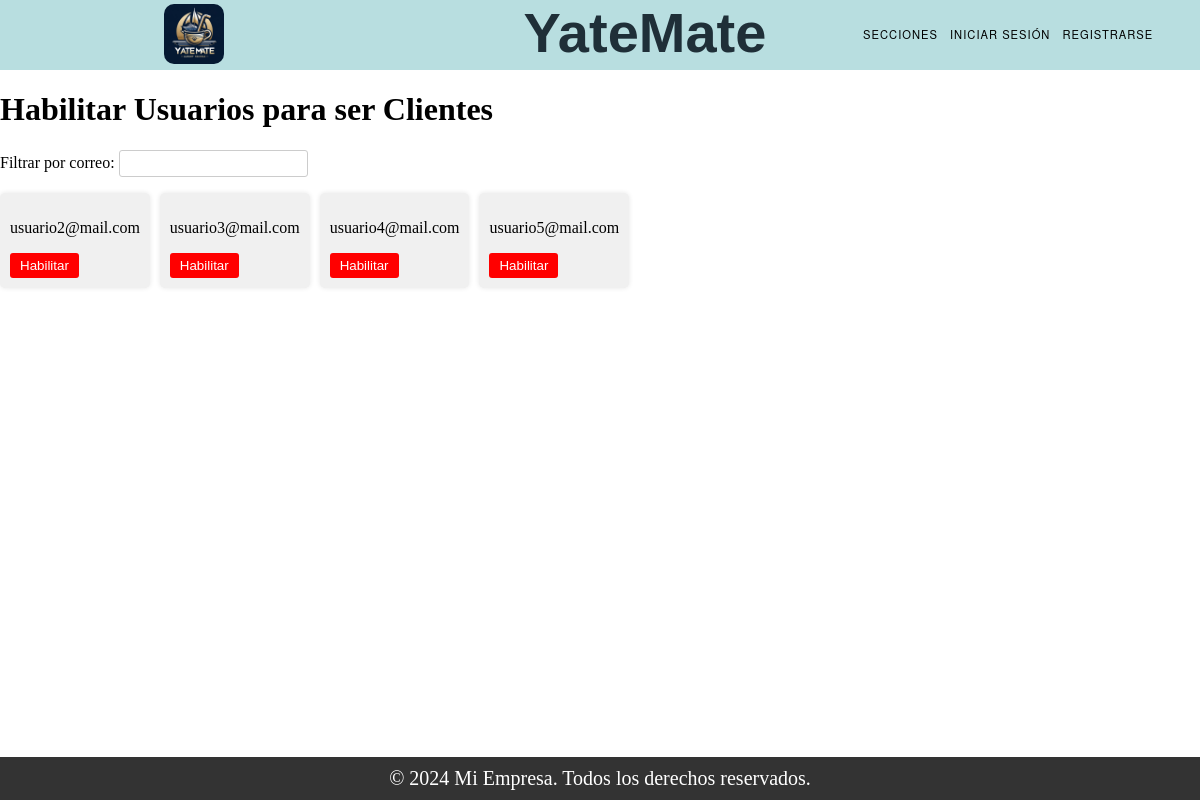
/enable_accounts/, run on the app's committed database.
### Register/models.py (models this page shows)
class User(models.Model):
    TIPOS = (
        ('Administrador', 'Administrador'),
        ('Usuario', 'Usuario'),
        ('Cliente', 'Cliente'),
    )
    mail = models.CharField(max_length=150, unique=True)  # Nombre de usuario (email).
    tipo = models.CharField(max_length=20, choices=TIPOS)
    password = models.CharField(max_length=128)  # Contraseña.
    nombre = models.CharField(max_length=255)
    apellido = models.CharField(max_length=255)
    dni = models.CharField(max_length=20)
    fecha_expiracion_dni = models.DateField()
    nacionalidad = models.CharField(max_length=100)
    genero = models.CharField(max_length=10)
    domicilio = models.CharField(max_length=255)
    fecha_nacimiento = models.DateField()
    cuil_cuit = models.CharField(max_length=20)

### Home/views.py (the view)
# urls.py: path('enable_accounts/',views.usuarios_inhabilitados,name='enable_accounts'),
def usuarios_inhabilitados(request):
    usuarios_inhabilitados = User.objects.filter(tipo='Usuario')
    context = {
        'usuarios_inhabilitados': usuarios_inhabilitados
    }
    return render(request, 'enable_accounts.html', context)

### Home/templates/enable_accounts.html (shortened to what this page needs)
{% extends "base.html" %}
{% load static %}
{% block content %}
<h1>Habilitar Usuarios para ser Clientes</h1>
<div class="filtro-container">
  <label for="filtro-mail">Filtrar por correo:</label>
  <input type="text" id="filtro-mail" class="filtro-input">
</div>
{% if usuarios_inhabilitados %}
  <div class="usuarios-container">
    {% for usuario in usuarios_inhabilitados %}
      <div class="usuario-bloque">
        <p>{{ usuario.mail }}</p>
        <form action="{% url 'habilitar_usuario' usuario.id %}" method="POST" style="display: inline;">
          <button type="submit" class="btn-habilitar">Habilitar</button>
        </form>
      </div>
    {% endfor %}
  </div>
{% else %}
  <p>No hay usuarios Registrados.</p>
{% endif %}
{% endblock %}

### static/css/styles.css (style rules this page uses)
body { margin: 0; padding: 0; }

### Home/templates/enable_accounts.html (style rules this page uses)
.usuarios-container { display: flex; flex-wrap: wrap; gap: 10px; }
.usuario-bloque { background-color: #f0f0f0; padding: 10px; border-radius: 5px; box-shadow: 0px 0px 5px rgba(0, 0, 0, 0.1); }
.btn-habilitar { background-color: red; color: white; border: none; padding: 5px 10px; border-radius: 3px; cursor: pointer; }
.filtro-container { margin-top: 20px; }
.filtro-input { padding: 5px; border-radius: 3px; border: 1px solid #ccc; }

### data on the page
User: mail "usuario2@mail.com"
User: mail "usuario3@mail.com"
User: mail "usuario4@mail.com"
User: mail "usuario5@mail.com"
